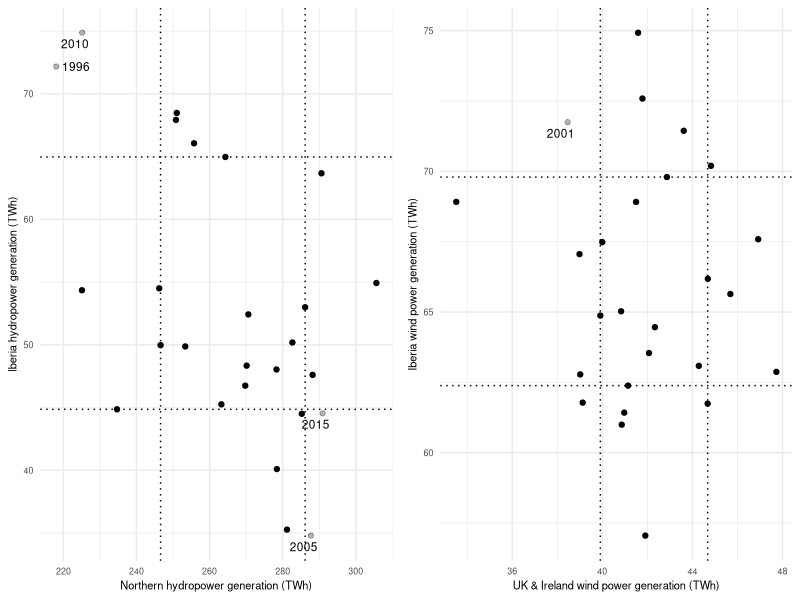

Write R code to recreate this figure.
# This code has been used to generate the figures in the following report:
# De Felice, M., Busch, S., Kanellopoulos, K., Kavvadias, K. and Hidalgo Gonzalez, I.,
# Power system flexibility in a variable climate,
# ISBN 978-92-76-18183-5 (online), doi:10.2760/75312 (online)
# This code is released under Creative Commons Attribution 4.0 International (CC BY 4.0) licence
# (https://creativecommons.org/licenses/by/4.0/).

library(tidyverse)
library(ggrepel)
library(gridExtra)

toplot_01 <- read_csv("data_figure16_01.csv")
qq_01     <- read_csv("data_figure16_qq_01.csv")
toplot_02 <- read_csv("data_figure16_02.csv")
qq_02     <- read_csv("data_figure16_qq_02.csv")

g1 = ggplot(toplot_01, aes(x = e_Northern, y = e_Iberia)) +
  geom_point(aes(alpha = str_length(label) > 0)) +
  ggrepel::geom_text_repel(aes(label = label), size = 3) +
  scale_alpha_manual(values = c(0.3, 1)) +
  guides(alpha = FALSE) +
  geom_hline(data = qq_01, aes(yintercept = Iberia), linetype = 'dotted') +
  geom_vline(data = qq_01, aes(xintercept = Northern), linetype = 'dotted') +
  labs(
    x = 'Northern hydropower generation (TWh)',
    y = 'Iberia hydropower generation (TWh)'
  ) + 
  theme_minimal() +
  theme(text = element_text(size = 8)) 

g2 <- ggplot(toplot_02, aes(x = e_British_Isles, y = e_Iberia)) +
  geom_point(aes(alpha = str_length(label) > 0)) +
  ggrepel::geom_text_repel(aes(label = label), size = 3) +
  scale_alpha_manual(values = c(0.3, 1)) +
  guides(alpha = FALSE) +
  geom_hline(data = qq_02, aes(yintercept = Iberia), linetype = "dotted") +
  geom_vline(data = qq_02, aes(xintercept = UK), linetype = "dotted") +
  labs(
    x = "UK & Ireland wind power generation (TWh)",
    y = "Iberia wind power generation (TWh)"
  ) +
  theme_minimal() +
  theme(text = element_text(size = 8))

gA <- ggplotGrob(g1)
gB <- ggplotGrob(g2)
maxWidth <- grid::unit.pmax(gA$widths[2:5], gB$widths[2:5])
gA$widths[2:5] <- as.list(maxWidth)
gB$widths[2:5] <- as.list(maxWidth)

png(
  filename = "figure16.png",
  width = 1000,
  height = 400, res = 180
)
gridExtra::grid.arrange(gA, gB, ncol = 2)
dev.off()
